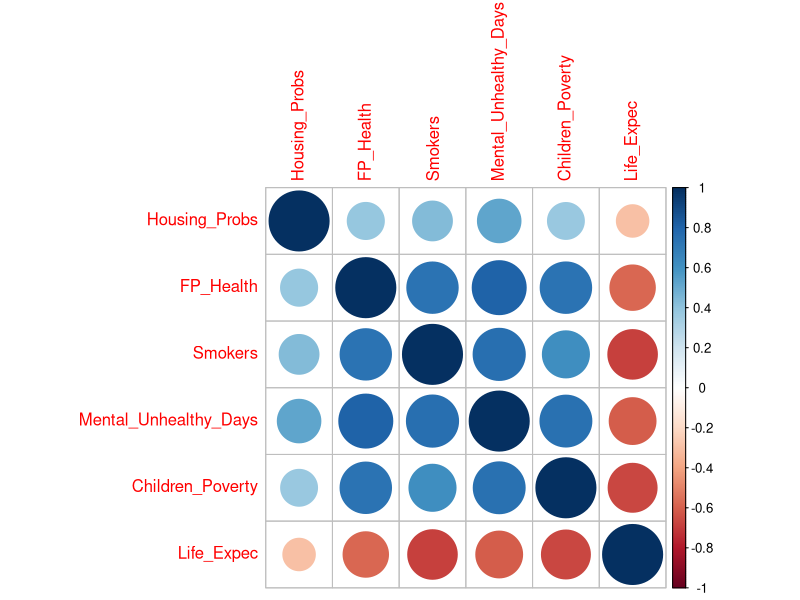
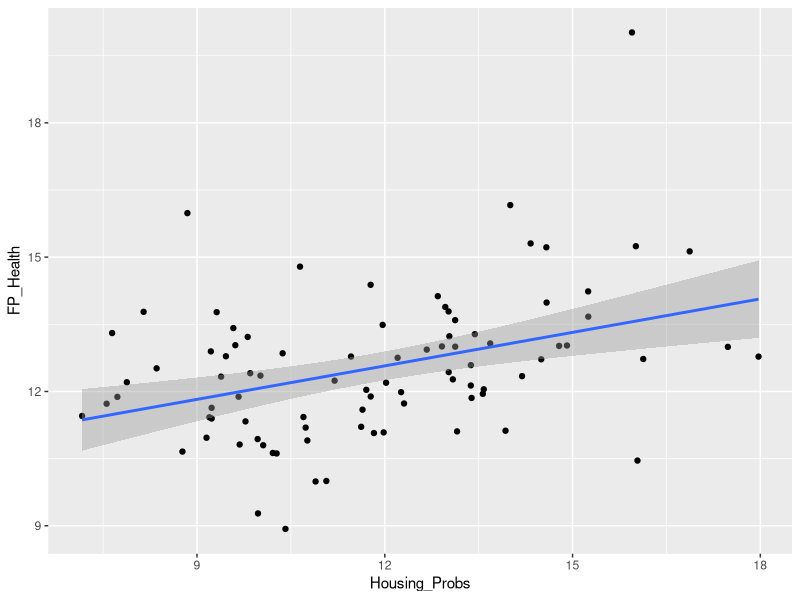
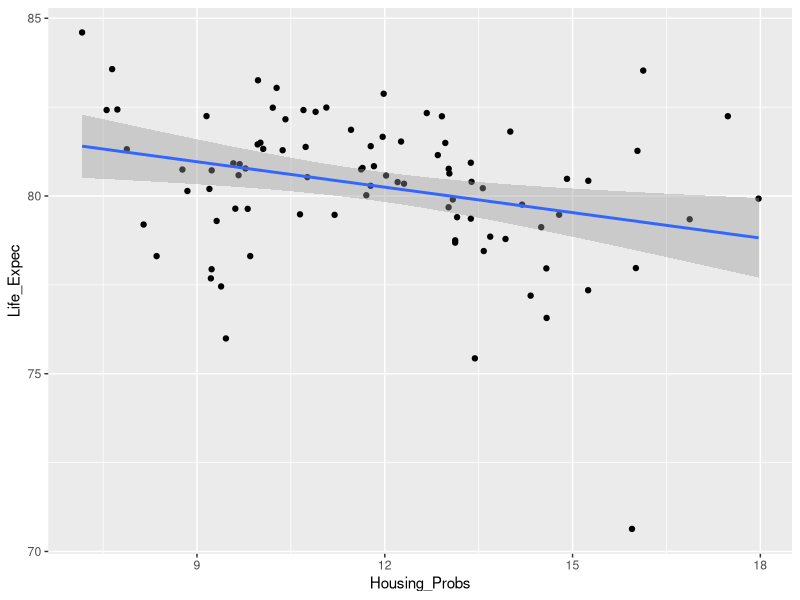
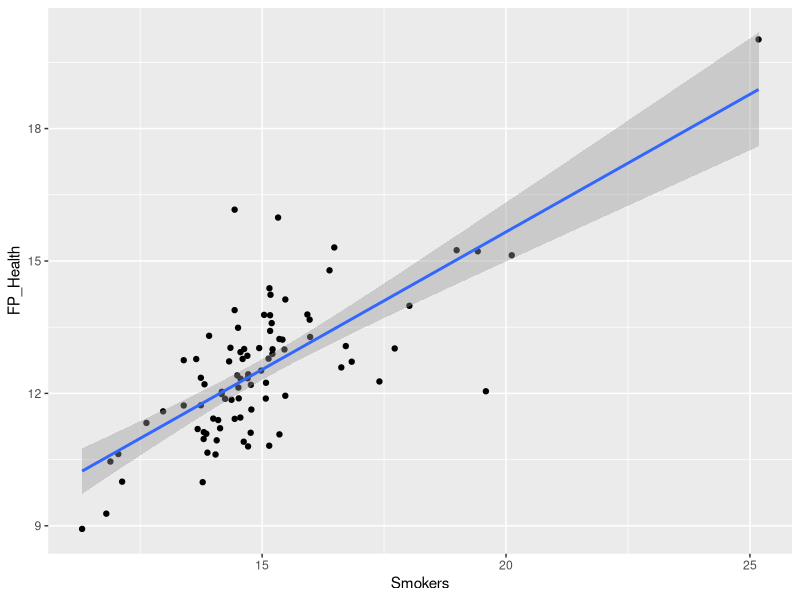
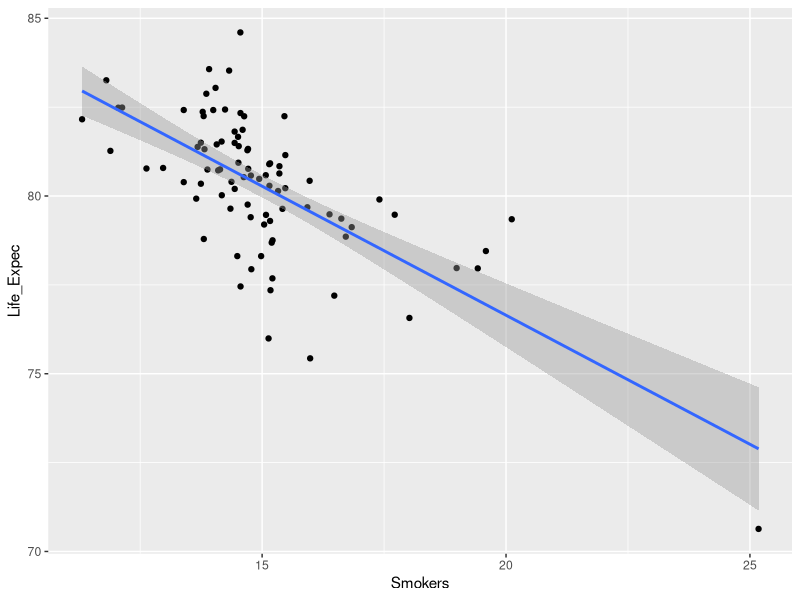
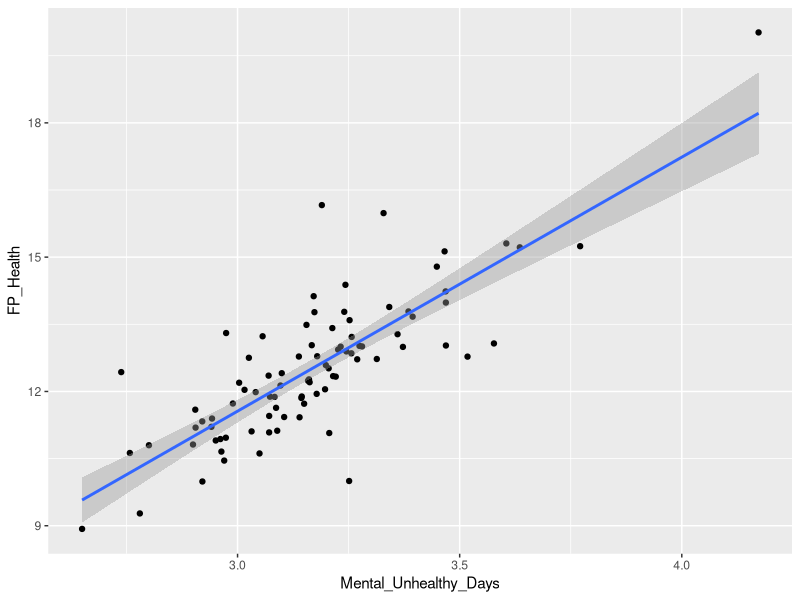
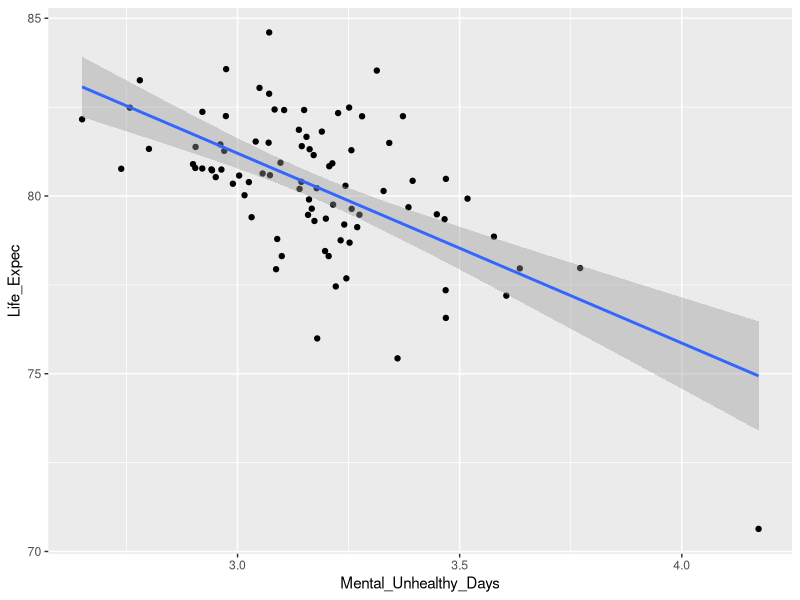
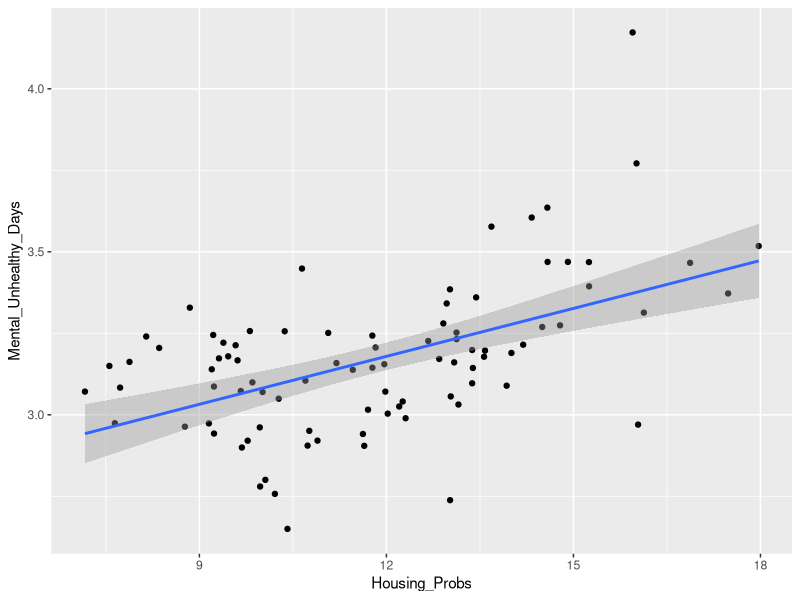

The R script that drew these images, in order:


# Load Packages -----------------------------------------------------------

library(tidyverse)

library(readxl)

install.packages("corrplot")

library(corrplot)

# Read Data ---------------------------------------------------------------
ranked_meas_data <- read_excel("Data/2020 County Health Rankings Minnesota Data - v1_0 (3).xlsx", 
                            sheet= "Ranked Measure Data", skip = 1)
ranked_meas_data
glimpse(ranked_meas_data)

ranked_meas_data <- 
  transmute(
    ranked_meas_data,
    FIPS,
    State,
    County,
    Deaths,
    Housing_Probs = `% Severe Housing Problems`,
    FP_Health = `% Fair or Poor Health`,
    Smokers = `% Smokers`,
    Mental_Unhealthy_Days = `Average Number of Mentally Unhealthy Days`,
    Children_Poverty = `% Children in Poverty`
  )

add_meas_data <- read_excel("Data/2020 County Health Rankings Minnesota Data - v1_0 (3).xlsx",
                               sheet = "Additional Measure Data", skip = 1)

add_meas_data <-
  transmute(
    add_meas_data,
    FIPS,
    Life_Expec = `Life Expectancy`
  )

joined_data <- inner_join(ranked_meas_data, add_meas_data, by = "FIPS")

joined_data

# Plots ------------------------------------------------------------------

joined_data %>%
  filter(!is.na(County)) %>% 
  select(-FIPS, -State, -County, -Deaths) %>% 
  cor(use="na.or.complete") %>%
  corrplot(method="circle")

ggplot(joined_data, aes(x=Housing_Probs, y=FP_Health))+ geom_point()+
  geom_smooth(method=lm)

ggplot(joined_data, aes(x=Housing_Probs, y=Life_Expec))+ geom_point()+
  geom_smooth(method=lm)

ggplot(joined_data, aes(x=Smokers, y=FP_Health))+ geom_point()+
  geom_smooth(method=lm)

ggplot(joined_data, aes(x=Smokers, y=Life_Expec))+ geom_point()+
  geom_smooth(method=lm)

ggplot(joined_data, aes(x=Mental_Unhealthy_Days, y=FP_Health))+ geom_point()+
  geom_smooth(method=lm)

ggplot(joined_data, aes(x=Mental_Unhealthy_Days, y=Life_Expec))+ geom_point()+
  geom_smooth(method=lm)

ggplot(joined_data, aes(x=Housing_Probs, y=Mental_Unhealthy_Days))+ geom_point()+
  geom_smooth(method=lm)

ggplot(joined_data, aes(x=Children_Poverty, y=FP_Health))+ geom_point()+
  geom_smooth(method=lm)

ggplot(joined_data, aes(x=Children_Poverty, y=Life_Expec))+ geom_point()+
  geom_smooth(method=lm)

ggplot(joined_data, aes(x=Children_Poverty, y=Mental_Unhealthy_Days))+ geom_point()+
  geom_smooth(method=lm)
